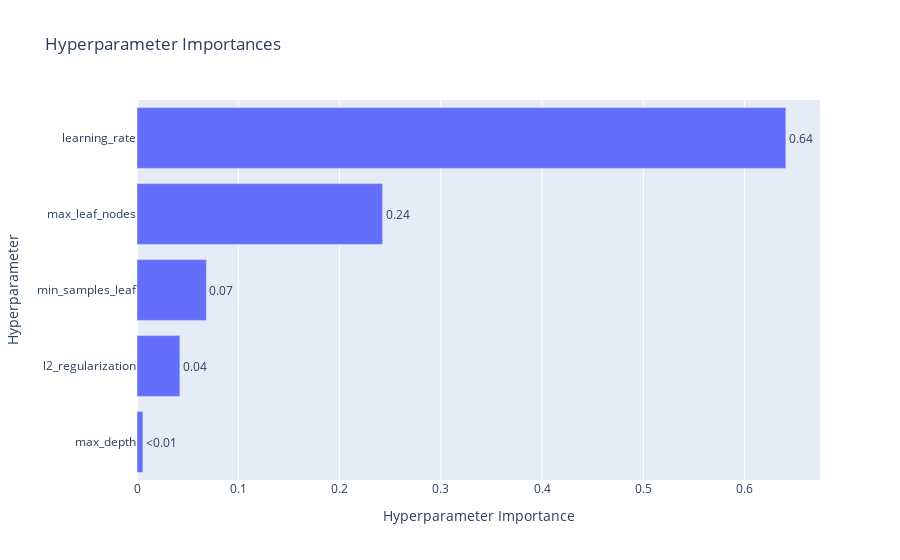

Write notebook code for a chart like this one.
### Code cell
# Plot parameter importances
plot_param_importances(study)

### Figure 1 — Plotly figure (JSON) as saved in the notebook; plotly's stock layout.template omitted (floating-point values rounded to 4 significant figures)
{"data": [{"cliponaxis": false, "hovertemplate": ["max_depth (IntDistribution): 0.005815079839455594<extra></extra>", "l2_regularization (FloatDistribution): 0.04235068107446306<extra></extra>", "min_samples_leaf (IntDistribution): 0.0685420580686274<extra></extra>", "max_leaf_nodes (IntDistribution): 0.24252319095600824<extra></extra>", "learning_rate (FloatDistribution): 0.6407689900614457<extra></extra>"], "name": "Objective Value", "orientation": "h", "text": ["<0.01", "0.04", "0.07", "0.24", "0.64"], "textposition": "outside", "type": "bar", "x": [0.005815, 0.04235, 0.06854, 0.2425, 0.6408], "y": ["max_depth", "l2_regularization", "min_samples_leaf", "max_leaf_nodes", "learning_rate"]}], "layout": {"title": {"text": "Hyperparameter Importances"}, "xaxis": {"title": {"text": "Hyperparameter Importance"}}, "yaxis": {"title": {"text": "Hyperparameter"}}}}
